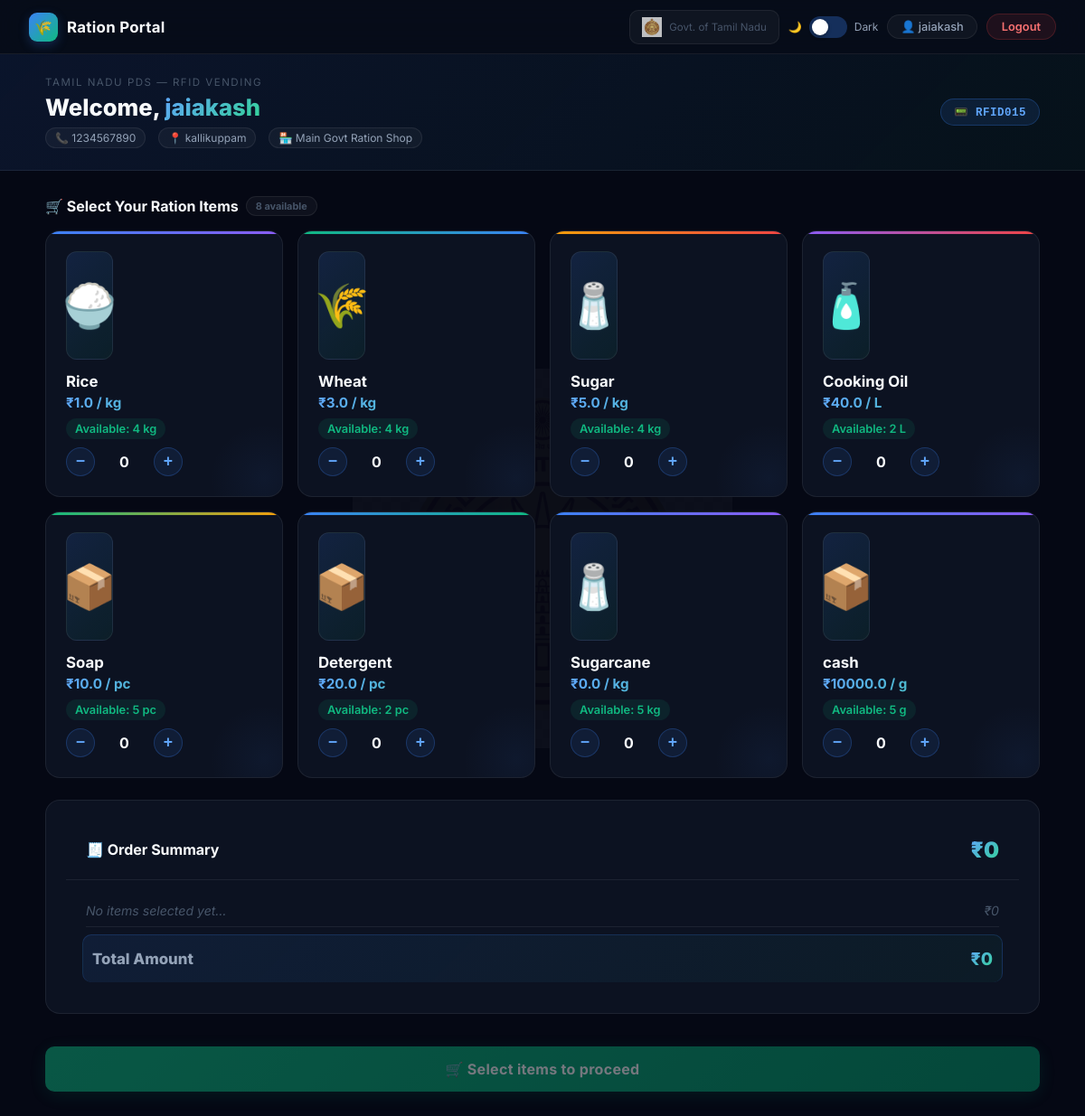
The app's page /dashboard (signed in) with its own data.
### models.py (models this page shows)
class User(UserMixin, db.Model):
    __tablename__ = 'user'
    id = db.Column(db.Integer, primary_key=True)
    username = db.Column(db.String(100), nullable=False)
    rfidCard = db.Column(db.String(100), unique=True, nullable=False)
    physical_uid = db.Column(db.String(100), unique=True, nullable=True) # The long number from Pi
    password = db.Column(db.String(200), nullable=False)
    phone = db.Column(db.String(20))
    address = db.Column(db.String(255))
    pincode = db.Column(db.String(10))
    state = db.Column(db.String(50), default="Tamil Nadu")
    country = db.Column(db.String(50), default="India")
    is_admin = db.Column(db.Boolean, default=False)
    is_active = db.Column(db.Boolean, default=True) # New status field
    shop_id = db.Column(db.Integer, db.ForeignKey('shop.id'), nullable=True)
    orders = db.relationship('Order', backref='user', lazy=True)

class Shop(db.Model):
    __tablename__ = 'shop'
    id = db.Column(db.Integer, primary_key=True)
    name = db.Column(db.String(100), nullable=False)
    location = db.Column(db.String(255))
    max_members = db.Column(db.Integer, default=50)
    users = db.relationship('User', backref='shop', lazy=True)

class Product(db.Model):
    __tablename__ = 'product'
    id = db.Column(db.Integer, primary_key=True)
    name = db.Column(db.String(100), nullable=False)
    price = db.Column(db.Float, nullable=False)
    unit = db.Column(db.String(20), default="kg")
    max_limit = db.Column(db.Integer, default=5)
    image_url = db.Column(db.String(255), default="")
    slot_number = db.Column(db.Integer, unique=True) # 1 to 10 mapped to vending machine keys
    hex_color = db.Column(db.String(10), default="0x00e676") # e.g. 0xf9a825 for 3D model
    is_active = db.Column(db.Boolean, default=True)
    order_items = db.relationship('OrderItem', backref='product', lazy=True)

### routes.py (the view)
@main.route('/dashboard')
@login_required
def dashboard():
    if current_user.is_admin:
        return redirect(url_for('admin.dashboard'))
    paid_order = Order.query.filter_by(user_id=current_user.id, status='PAID').first()
    products = Product.query.filter_by(is_active=True).order_by(Product.slot_number).all()
    from datetime import datetime
    from sqlalchemy import func
    first_of_month = datetime.utcnow().replace(day=1, hour=0, minute=0, second=0, microsecond=0)
    quotas = {}
    for p in products:
        taken = db.session.query(func.sum(OrderItem.quantity)).join(Order).filter(
            Order.user_id == current_user.id,
            OrderItem.product_id == p.id,
            Order.status.in_(['PAID', 'DISPENSED']),
            Order.created_at >= first_of_month
        ).scalar() or 0
        if current_user.rfidCard == 'RFID001':
            quotas[p.id] = 99
        else:
            quotas[p.id] = max(0, p.max_limit - taken)
    return render_template('dashboard.html', user=current_user, paidOrder=paid_order, products=products, quotas=quotas)

### templates/dashboard.html (shortened to what this page needs)
<!DOCTYPE html>
<html lang="en" data-theme="dark">
<head>
    <link rel="stylesheet" href="{{ url_for('static', filename='css/style.css') }}">
</head>
<body>
<nav class="navbar">
    <a href="{{ url_for('main.dashboard') }}" class="navbar-brand">
        <span class="icon">🌾</span> Ration Portal
    </a>
    <div class="navbar-right">
        <div class="tn-badge">
            <img src="{{ url_for('static', filename='images/tn_emblem.png') }}" alt="TN Govt">
            <span>Govt. of Tamil Nadu</span>
        </div>
        <div class="theme-btn-wrap">
            <span id="themeLabel">🌙</span>
            <button class="theme-toggle" id="themeToggle" onclick="toggleTheme()" title="Toggle theme"></button>
            <span id="themeLabelR">Dark</span>
        </div>
        <span class="nav-user">👤 {{ user.username }}</span>
        <a href="{{ url_for('main.logout') }}" class="btn-logout">Logout</a>
    </div>
</nav>
<div class="dash-hero">
    <div class="dash-hero-inner">
        <div>
            <div class="dash-greeting">Tamil Nadu PDS — RFID Vending</div>
            <div class="dash-name">Welcome, <span>{{ user.username }}</span></div>
            <div class="dash-sub">
                <span class="dash-sub-pill">📞 {{ user.phone }}</span>
                <span class="dash-sub-pill">📍 {{ user.address }}</span>
                <span class="dash-sub-pill">🏪 {{ user.shop.name if user.shop else 'Unassigned' }}</span>
            </div>
        </div>
        <div class="rfid-badge" style="align-self:center;">📟 {{ user.rfidCard }}</div>
    </div>
</div>
<div class="container" style="padding-top:0;">
    <form action="{{ url_for('main.place_order') }}" method="post" id="orderForm"
          {% if paidOrder %}style="opacity:0.4;pointer-events:none;"{% endif %}>
        <div class="section-head">
            <h2>🛒 Select Your Ration Items
                <span class="section-tag">{{ products|length }} available</span>
            </h2>
        </div>
        <div class="items-grid">
            {% for p in products %}
            {% set rem = quotas.get(p.id, 0) %}
            <div class="item-card {% if rem <= 0 %}quota-exhausted{% endif %}" id="card_{{ p.id }}">
                {% set item_name = p.name|lower %}
                {% set icon = '📦' %}
                {% if 'rice' in item_name %}{% set icon = '🍚' %}
                {% elif 'sugar' in item_name %}{% set icon = '🧂' %}
                {% elif 'wheat' in item_name or 'atta' in item_name %}{% set icon = '🌾' %}
                {% elif 'oil' in item_name %}{% set icon = '🧴' %}
                {% elif 'dal' in item_name or 'pulse' in item_name %}{% set icon = '🥣' %}
                {% elif 'kerosene' in item_name %}{% set icon = '⛽' %}
                {% endif %}
                {% if p.image_url %}
                <img src="{{ url_for('static', filename=p.image_url) }}" alt="{{ p.name }}"
                     style="width:100%;height:120px;object-fit:cover;border-radius:12px;margin-bottom:14px;border:1px solid var(--border);">
                {% else %}
                <div class="product-icon-wrap" id="icon_{{ p.id }}"
                     style="background:linear-gradient(135deg,rgba(59,130,246,0.15),rgba(16,185,129,0.08));border:1px solid var(--border);height:120px;display:flex;align-items:center;justify-content:center;font-size:3rem;border-radius:12px;margin-bottom:14px;">
                    <span>{{ icon }}</span>
                </div>
                {% endif %}
                <div class="item-name">{{ p.name }}</div>
                <div class="item-price">₹{{ p.price }} / {{ p.unit }}</div>
                <div class="item-quota">
                    {% if rem > 0 %}
                        <span class="quota-avail">Available: {{ rem }} {{ p.unit }}</span>
                    {% else %}
                        <span class="quota-none">Quota Finished</span>
                    {% endif %}
                </div>
                <div class="qty-control {% if rem <= 0 %}disabled{% endif %}">
                    <button type="button" class="qty-btn" onclick="changeQty({{ p.id }}, -1, {{ rem }})" {% if rem <= 0 %}disabled{% endif %}>−</button>
                    <input type="number" id="product_{{ p.id }}" name="product_{{ p.id }}"
                           class="qty-input" value="0" min="0" max="{{ rem }}"
                           oninput="updateSummary()" onchange="updateSummary()">
                    <button type="button" class="qty-btn" onclick="changeQty({{ p.id }}, 1, {{ rem }})" {% if rem <= 0 %}disabled{% endif %}>+</button>
                </div>
            </div>
            {% endfor %}
        </div>
        <div class="order-summary">
            <div class="summary-header">
                <h3>🧾 Order Summary</h3>
                <div class="grand-total-display" id="grandTotal">₹0</div>
            </div>
            <div class="summary-body">
                <div class="summary-row" id="emptyRow" style="color:var(--text3);font-style:italic;">
                    <span>No items selected yet…</span><span>₹0</span>
                </div>
                <div class="summary-row total-row">
                    <span>Total Amount</span>
                    <span id="grandTotal2">₹0</span>
                </div>
            </div>
        </div>
        <button type="submit" class="btn-order" id="submitBtn" style="margin-top:16px;opacity:0.45;cursor:not-allowed;" disabled>
            🛒 Select items to proceed
        </button>
    </form>
</div>
</body>
</html>

### templates/dashboard.html (style rules this page uses)
.dash-hero { background: linear-gradient(135deg, rgba(59,130,246,0.1), rgba(16,185,129,0.05)); border-bottom: 1px solid var(--border); padding: 24px 0 0; margin-bottom: 28px; }
.dash-hero-inner { max-width:1140px;margin:0 auto;padding:0 20px 24px; display:flex;align-items:flex-start;justify-content:space-between;gap:20px;flex-wrap:wrap; }
.dash-greeting { font-size:0.72rem;color:var(--text3);text-transform:uppercase;letter-spacing:1.5px;margin-bottom:6px; }
.dash-name { font-size:1.6rem;font-weight:800;color:var(--text);line-height:1.2; }
.dash-name span { background:linear-gradient(135deg,var(--blue2),var(--green2)); -webkit-background-clip:text;-webkit-text-fill-color:transparent;background-clip:text; }
.dash-sub { font-size:0.82rem;color:var(--text2);margin-top:6px;display:flex;gap:14px;flex-wrap:wrap; }
.dash-sub-pill { display:inline-flex;align-items:center;gap:5px; background:rgba(255,255,255,0.04);border:1px solid var(--border); padding:3px 10px;border-radius:20px;font-size:0.75rem; }
.theme-toggle { width:42px;height:24px;border-radius:20px;border:none;cursor:pointer; position:relative;transition:background 0.3s; background:rgba(59,130,246,0.3); flex-shrink:0; }
.theme-toggle::after { content:''; position:absolute; width:18px;height:18px;border-radius:50%; background:#fff;top:3px;left:3px; transition:transform 0.3s; box-shadow:0 2px 4px rgba(0,0,0,0.3); }
.theme-btn-wrap { display:flex;align-items:center;gap:8px; font-size:0.75rem;color:var(--text2); }
.tn-badge { display:flex;align-items:center;gap:8px; background:rgba(255,255,255,0.04);border:1px solid var(--border); border-radius:10px;padding:7px 13px;font-size:0.72rem;color:var(--text3); flex-shrink:0; }
.tn-badge img { width:22px;height:22px;object-fit:contain;opacity:0.8; }
.section-head { display:flex;align-items:center;justify-content:space-between;margin-bottom:16px; }
.section-head h2 { font-size:1rem;font-weight:700;color:var(--text);display:flex;align-items:center;gap:8px; }
.section-tag { font-size:0.68rem;font-weight:700;color:var(--text3);background:rgba(255,255,255,0.04);border:1px solid var(--border);padding:3px 10px;border-radius:20px; }
.product-icon-wrap { width:52px;height:52px;border-radius:14px; display:flex;align-items:center;justify-content:center; font-size:1.8rem;margin-bottom:14px;flex-shrink:0; }
.order-summary { background:var(--card);border:1px solid var(--border);border-radius:var(--radius);overflow:hidden; }
.summary-header { display:flex;align-items:center;gap:10px; padding:18px 22px;border-bottom:1px solid var(--border); }
.summary-header h3 { font-size:1rem;font-weight:700;color:var(--text); }
.grand-total-display { margin-left:auto;font-size:1.5rem;font-weight:900; background:linear-gradient(135deg,var(--blue2),var(--green2)); -webkit-background-clip:text;-webkit-text-fill-color:transparent;background-clip:text; }
.summary-body { padding:16px 22px; }
input[type=number] { -moz-appearance: textfield; }
.qty-input { width: 45px; text-align: center; border: none; background: transparent; color: var(--text); font-weight: 700; font-size: 1rem; outline: none; }
.item-quota { margin: 8px 0 12px; }
.quota-avail { font-size: 0.8rem; color: #10b981; background: rgba(16,185,129,0.1); padding: 4px 10px; border-radius: 20px; font-weight: 600; }

### records on screen
User: username "jaiakash", phone "1234567890", address "kallikuppam", rfidCard "RFID015"
Shop: shop "Main Govt Ration Shop"
Product: {{ p.id }} 1 (drawn), icon "🍚", name "Rice", price "1.0", unit "kg", rem "4"
Product: icon "🌾", name "Wheat", price "3.0", unit "kg", rem "4"
Product: icon "🧂", name "Sugar", price "5.0", unit "kg", rem "4"
Product: icon "🧴", name "Cooking Oil", price "40.0", unit "L", max_limit "2"
Product: icon "📦", name "Soap", price "10.0", unit "pc", rem "5"
Product: icon "📦", name "Detergent", price "20.0", unit "pc", max_limit "2"
Product: icon "🧂", name "Sugarcane", price "0.0", unit "kg", max_limit "5"
Product: icon "📦", name "cash", price "10000.0", unit "g", max_limit "5"

### other values on screen
{{ products|length }} "8"
